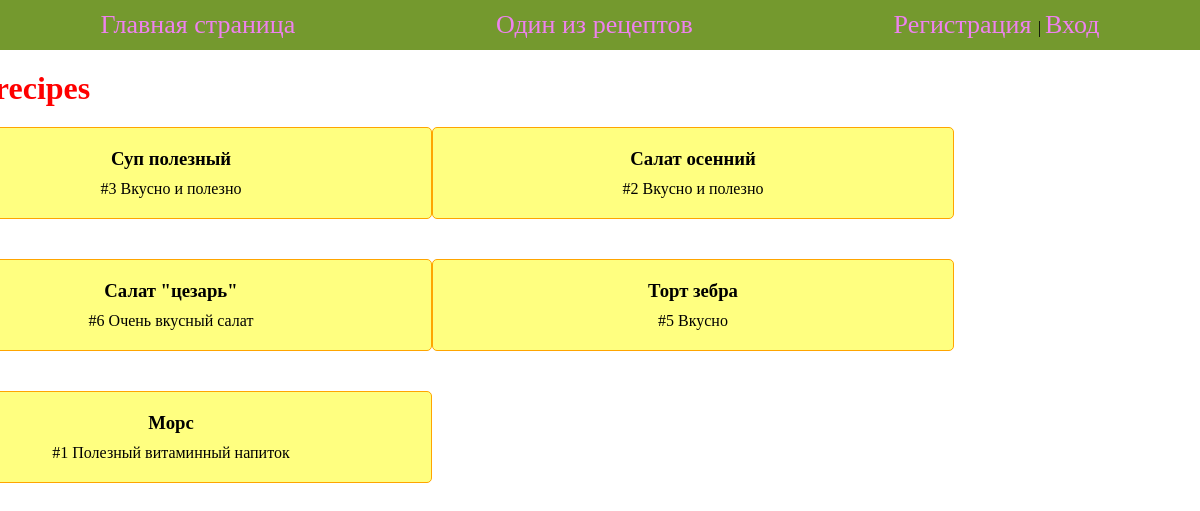
The page / on the database its author committed.
### cookapp/models.py (models this page shows, shortened)
class RecipeModel(models.Model):
    title = models.CharField(max_length=200)
    description = models.TextField()
    steps = models.TextField()
    time = models.CharField(max_length=20)
    image = models.ImageField()
    author = models.ForeignKey(User, blank=True, null=True, on_delete=models.CASCADE)
    cathegories = models.ManyToManyField(CathegoryModel, default='new')

### cookapp/views.py (the view)
# urls.py: path('', views.index, name='index'),
def index(request):
    all_recipes = RecipeModel.objects.all()
    recipes_amount = len(all_recipes)
    ids = [i for i in range(1, recipes_amount+1)]
    recipes = []
    for i in range(5):
        number = choice(ids)
        recipes.append(RecipeModel.objects.get(pk=number))
        ids.remove(number)
    context = {'type': 'main', 'recipes': recipes}
    return render(request,'recipe_page.html', context)

### cookapp/templates/recipe_page.html
{% extends 'base.html' %}
{% block content %}
<h1 class="title"> {{type}} recipes</h1>
<div class="recipes_block">
    {% for recipe in recipes %}
        <div class="recipe_card">
            <h3>{{recipe.title}}</h3>
            <p>#{{recipe.pk}} {{recipe.description}} </p>
        </div>
    {% endfor %}
</div>
{% endblock %}

### cookapp/static/style.css (style rules this page uses)
* { margin: 0; padding: 0; }
.title { margin: 20px 0 20px calc((100% - 1530px) / 4); color: red; }
.recipes_block { display: flex; flex-wrap: wrap; row-gap: 40px; column-gap: calc((100% - 1560px) / 4); margin-left: calc((100% - 1560px) / 4); }
.recipe_card { background-color:rgb(255, 255, 128); width: 520px; padding: 20px 0 20px 0; display: flex; flex-direction: column; align-items: center; row-gap: 10px; border: 1px solid orange; border-radius: 5px; }

### rows shown on the page
RecipeModel: title "Суп полезный", pk "3", description "Вкусно и полезно"
RecipeModel: title "Салат осенний", pk "2", description "Вкусно и полезно"
RecipeModel: title "Салат \"цезарь\"", pk "6", description "Очень вкусный салат"
RecipeModel: title "Торт зебра", pk "5", description "Вкусно"
RecipeModel: title "Морс", pk "1", description "Полезный витаминный напиток"
